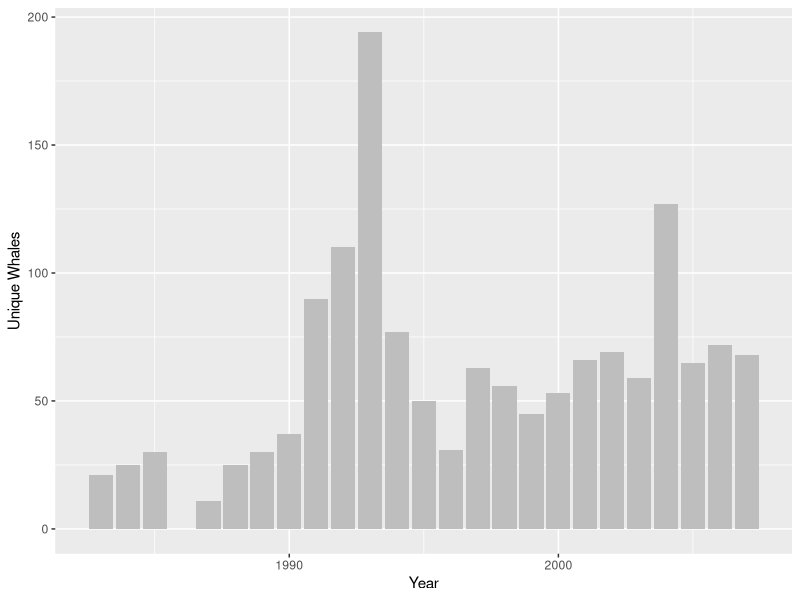
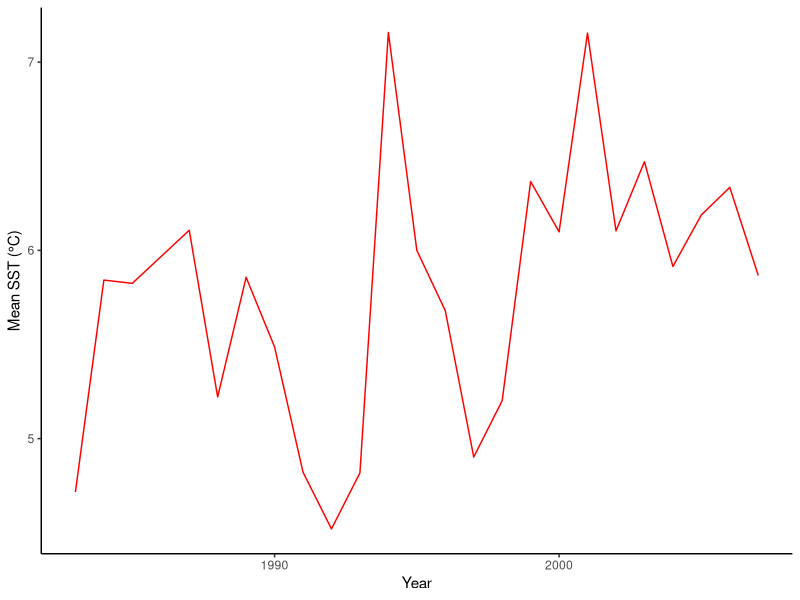
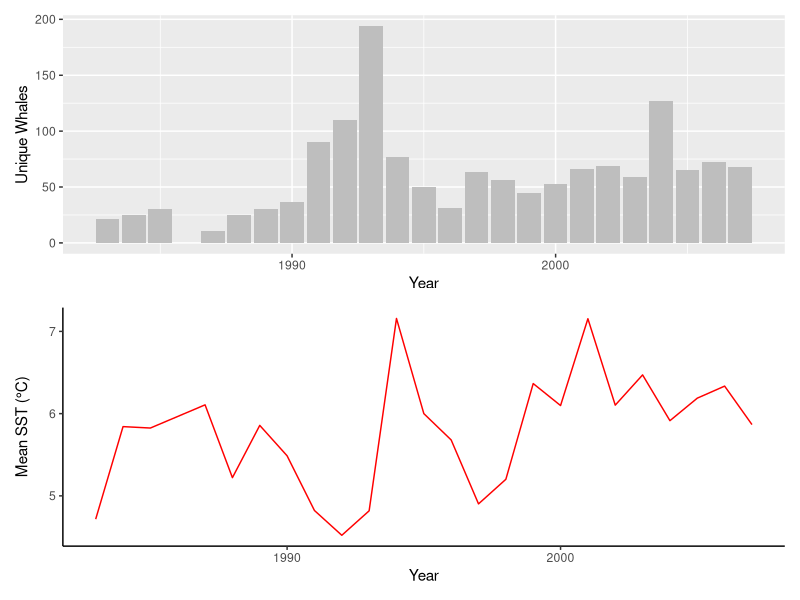

These figures' R source, in order:
## ---- chunk 1
#reading the files 
Hp <- read.csv("Humpback.csv.csv")
SST <- read.csv("SST_MB5370.csv.csv")

#getting the number of unique humpbacks appearing every year 
library(dplyr)

Hp_year <- Hp %>%
  filter(!is.na(NOM.NAME)) %>% # removing NAs
  group_by(ANNEE.YEAR) %>% #grouping by year 
  summarise(
    unique_whales = n_distinct(NOM.NAME), #only keeping distinct whales 
    .groups = "drop"
  )

Hp_year

#joining the two datasets together 
Hp_SST <- Hp_year %>%
  left_join(SST, by = "ANNEE.YEAR")

#graphing whales per year alongside average temperature per year of gulf
library(ggplot2)
HpPlot <- 
  ggplot(Hp_SST, aes(x = ANNEE.YEAR, y = unique_whales)) +
  geom_col(fill = "grey") +
  xlab("Year") +
  ylab("Unique Whales")
HpPlot

#graph for average SST over years (including on months from July-october)
SSTPlot <- 
  ggplot(Hp_SST, aes(x = ANNEE.YEAR, y = Mean_SST)) +
  geom_line(colour = "red") +
  xlab("Year") +
  ylab("Mean SST (°C)") +
  theme_classic()
SSTPlot

#adding the two graphs onto the same plot 
library(patchwork)
HpPlot / SSTPlot
